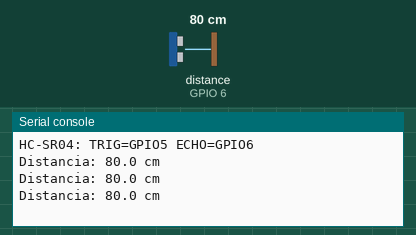
Simulated run of this program. Board: ESP32 board running MicroPython. On the bench: the last lines printed to the serial console. Inputs (shaded band) come from the test bench; at power-on: distance to the obstacle (sensor on GPIO 6) 80 cm. The echo pulse lasts 58.3 µs per cm.

Above: at 1.2 s.
1.3 s: distance to the obstacle (sensor on GPIO 6) set to 2 cm
At 1.9 s:
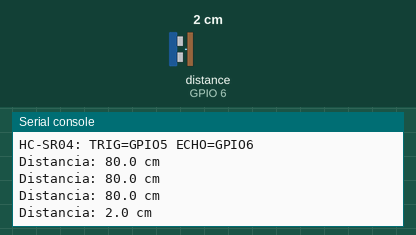
2.8 s: distance to the obstacle (sensor on GPIO 6) set to 4 cm
At 3.4 s:
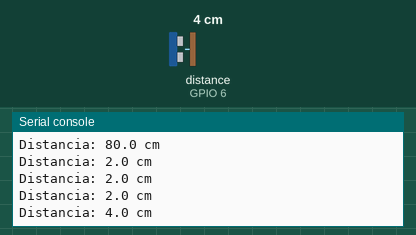
Timing chart, 0 to 5.8 s (numbered marks = the images above; inputs shaded):
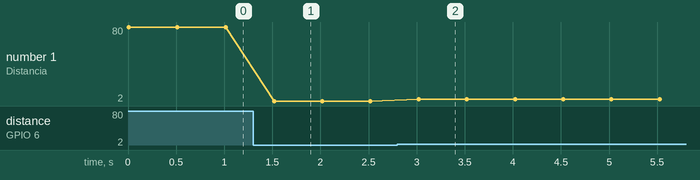

The program:

main.py
```python
# HC-SR04 simple - ESP32-S3 + MicroPython
# Mide la distancia cada 0.5 s. Si no hay eco, prueba TRIG y ECHO al revés.
from machine import Pin, time_pulse_us
import time

PIN_A = 5   # TRIG
PIN_B = 6   # ECHO


def medir(trig, echo):
    trig.value(0); time.sleep_us(2)
    trig.value(1); time.sleep_us(10)
    trig.value(0)
    t = time_pulse_us(echo, 1, 30000)
    return t * 0.0343 / 2 if t > 0 else None


def pines(t, e):
    return Pin(t, Pin.OUT, value=0), Pin(e, Pin.IN)


trig_n, echo_n = PIN_A, PIN_B
trig, echo = pines(trig_n, echo_n)
fallos = 0
print("HC-SR04: TRIG=GPIO{} ECHO=GPIO{}".format(trig_n, echo_n))

while True:
    d = medir(trig, echo)
    if d is not None:
        fallos = 0
        print("Distancia: {:.1f} cm".format(d))
    else:
        fallos += 1
        print("sin eco")
        if fallos == 5:                     # 5 fallos seguidos: invierte los pines
            fallos = 0
            trig_n, echo_n = echo_n, trig_n
            trig, echo = pines(trig_n, echo_n)
            print("Probando al revés: TRIG=GPIO{} ECHO=GPIO{}".format(trig_n, echo_n))
    time.sleep_ms(500)
```

Measured:
- after the input at 1.3 s, the serial console: prints a new line after 0.22 s (image 1)
- after the input at 2.8 s, the serial console: prints a new line after 0.22 s (image 2)
- plotted number 1: 80 → 2 after the input at 1.3 s
